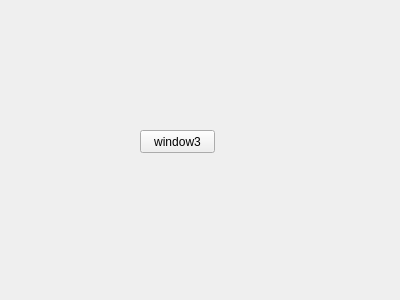
<?xml version="1.0" encoding="UTF-8"?>
<ui version="4.0">
 <class>Form</class>
 <widget class="QWidget" name="Form">
  <property name="geometry">
   <rect>
    <x>0</x>
    <y>0</y>
    <width>400</width>
    <height>300</height>
   </rect>
  </property>
  <property name="windowTitle">
   <string>Form</string>
  </property>
  <widget class="QStackedWidget" name="stackedWidget">
   <property name="geometry">
    <rect>
     <x>50</x>
     <y>50</y>
     <width>261</width>
     <height>191</height>
    </rect>
   </property>
   <property name="currentIndex">
    <number>2</number>
   </property>
   <widget class="QWidget" name="page">
    <widget class="QPushButton" name="pushButton_2">
     <property name="geometry">
      <rect>
       <x>70</x>
       <y>70</y>
       <width>75</width>
       <height>23</height>
      </rect>
     </property>
     <property name="text">
      <string>window1</string>
     </property>
    </widget>
   </widget>
   <widget class="QWidget" name="page_2">
    <widget class="QPushButton" name="pushButton">
     <property name="geometry">
      <rect>
       <x>80</x>
       <y>70</y>
       <width>75</width>
       <height>23</height>
      </rect>
     </property>
     <property name="text">
      <string>window2</string>
     </property>
    </widget>
   </widget>
   <widget class="QWidget" name="page_3">
    <widget class="QPushButton" name="pushButton_3">
     <property name="geometry">
      <rect>
       <x>90</x>
       <y>80</y>
       <width>75</width>
       <height>23</height>
      </rect>
     </property>
     <property name="text">
      <string>window3</string>
     </property>
    </widget>
   </widget>
  </widget>
 </widget>
 <resources/>
 <connections/>
</ui>
